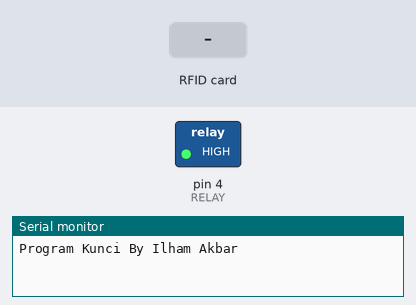
Bench run of a sketch on a simulated Arduino Uno, built with avr-gcc and run on an emulated ATmega328P. Shown: switched loads named in the sketch (green lamp = pin HIGH), the last lines printed to the serial monitor. Inputs (shaded band) come from the test bench. Pins used as bus, display or sensor lines are not drawn.

Above: at 1.2 s.
1.3 s: RFID card 67 B4 B4 60 held to the reader
At 2.8 s:
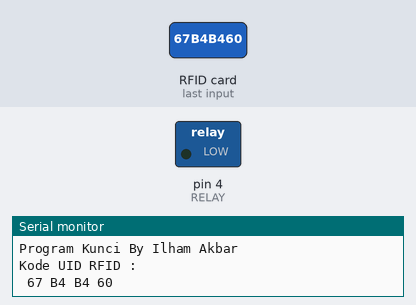
Timing chart, 0 to 9.1 s (numbered marks = the images above; inputs shaded):
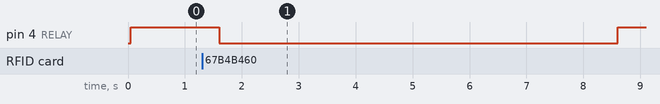

Measured:
- after the input at 1.3 s, pin 4 (RELAY): HIGH → LOW after 0.31 s, → HIGH 7.0 s later

The sketch:

kuncirumah.ino
```cpp
#include <SPI.h>
#include <MFRC522.h>
#define SS_PIN 10
#define RST_PIN 9
#define RELAY 4

MFRC522 rfid(SS_PIN, RST_PIN);
String konten="";
void setup() {
  Serial.begin(9600);
  SPI.begin();
  rfid.PCD_Init();
  pinMode(RELAY, OUTPUT);
  digitalWrite(RELAY, HIGH);
  Serial.println(F("Program Kunci By Ilham Akbar"));
}

void loop() {
  delay(500);
  if ( ! rfid.PICC_IsNewCardPresent() || ! rfid.PICC_ReadCardSerial()) return;
  Serial.println(F("Kode UID RFID : "));
  printHex(rfid.uid.uidByte, rfid.uid.size);
  Serial.println();
  //Tambahkan UID RFID dibawah Sini
  if(konten.substring(1)=="67 B4 B4 60"
   || konten.substring(1)=="04 75 41 C2 A6 56 80"
   || konten.substring(1)=="04 70 8B 2A 07 2B 80"
   || konten.substring(1)=="04 1C 2E B2 11 2A 80"
  ){
    bukaPintu();
  }else{
    Serial.print(F("PICC type: "));
    MFRC522::PICC_Type piccType = rfid.PICC_GetType(rfid.uid.sak);
    Serial.println(rfid.PICC_GetTypeName(piccType));
  }
  rfid.PICC_HaltA();
  rfid.PCD_StopCrypto1();
}

void bukaPintu(){
  digitalWrite(RELAY, LOW);
  delay(7000);
  digitalWrite(RELAY, HIGH);
}

void printHex(byte *buffer, byte bufferSize) {
  konten = "";
  for (byte i = 0; i < bufferSize; i++) {
    Serial.print(buffer[i] < 0x10 ? " 0" : " ");
    Serial.print(buffer[i], HEX);
    konten.concat(String(buffer[i] < 0x10 ? " 0" : " "));
    konten.concat(String(buffer[i], HEX));
  }
  konten.toUpperCase();
}
```
